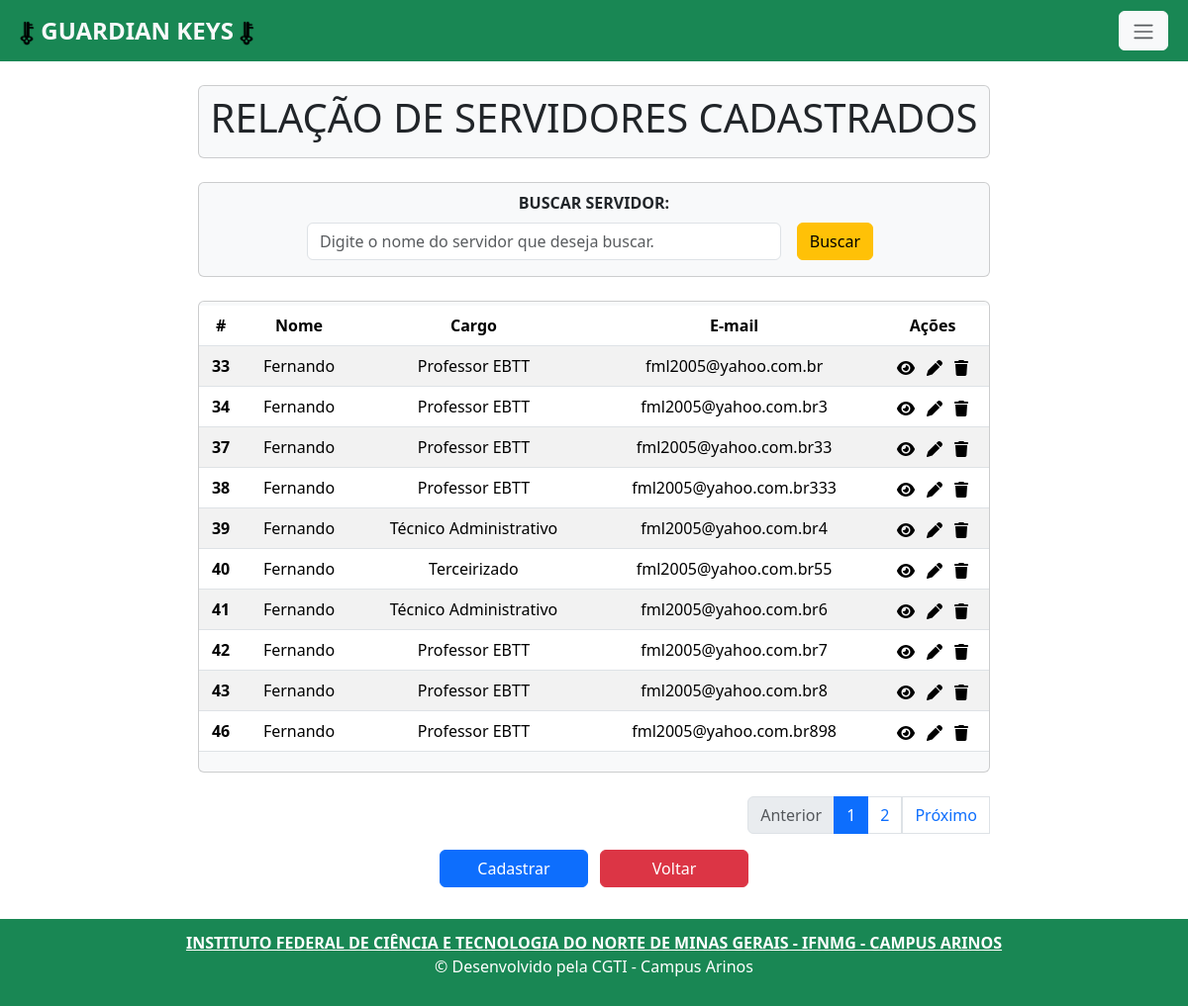
/servidor_index/, run on the app's committed database.
### app/models.py (models this page shows, shortened)
class Servidor(models.Model):
    nome = models.CharField(max_length=150)
    cargo = models.CharField(max_length=22, choices=CARGO)
    email = models.EmailField(max_length=150, unique=True)
    biometria = models.CharField(max_length=150, unique=True)

### app/views.py (the view)
# urls.py: path('servidor_index/', servidor_index, name='servidor_index'),
def servidor_index(request):
    data = {}
    search = request.GET.get('search')
    if search:
        data['db'] = Servidor.objects.filter(nome__icontains=search)
        paginators = Paginator (data['db'], 1000)
        page_num = request.GET.get('page')
        page = paginators.get_page(page_num)
    else:
        data['db'] = Servidor.objects.all()
        paginators = Paginator (data['db'], 10)
        page_num = request.GET.get('page')
        page = paginators.get_page(page_num)
    return render(request, 'servidor_index.html', {'page': page})

### app/templates/servidor_index.html (shortened to what this page needs)
{% extends 'base.html' %}
{% load static %}
{% block content%}
    <div class="col-8 m-auto pt-2 pb-2 text-center card rounded bg-light mb-4">
    <h1>RELAÇÃO DE SERVIDORES CADASTRADOS</h1>
    </div>
    <div class="col-8 m-auto pt-2 pb-2 text-center card rounded bg-light mb-4">
      <form  method="get" >
        <label for="inputBuscar" class="form-label" ></label><strong>BUSCAR SERVIDOR:</strong></label>
        <div class="d-flex justify-content-center align-items-center mt-2 mb-2">
          <input type="text" id="search" name="search" class="form-control me-3" style="width: 60%;" placeholder="Digite o nome do servidor que deseja buscar.">
          <button type="submit" class="btn btn-warning me-2">Buscar</button>
        </div>
      </form>
    </div>
    <div class="col-8 m-auto pt-1 pb-1 text-center card rounded bg-light mb-4">
      <table class="table table-striped">
          <thead class="thead-dark">
            <tr>
              <th scope="col">#</th>
              <th scope="col">Nome</th>
              <th scope="col">Cargo</th>
              <th scope="col">E-mail</th>
              <th scope="col">Ações</th>
            </tr>
          </thead>
          <tbody>
            {% for dbs in page.object_list %}
              <tr>
                <th scope="row">{{dbs.id}}</th>
                <td>{{dbs.nome}}</td>
                <td>{{dbs.cargo}}</td>
                <td>{{dbs.email}}</td>
                <td>
                  <a class="me-2" href="/servidor_view/{{dbs.id}}/"></a>
                  <a class="me-2" href="/servidor_edit/{{dbs.id}}/"></a>
                  <a onclick="return confirm('Deseja apagar este registro?');" href="/servidor_delete/{{dbs.id}}"></a>
                </td>
              </tr>
            {% endfor %}
          </tbody>
        </table>
    </div>
      <div class=" col-8  m-auto d-flex justify-content-end ">
          <div >
            <ul class="pagination">
              {% if page.has_previous %}
                <li class="page-item">
                  <a class="page-link" href="{% url 'servidor_index' %}?page={{page.previous_page_number}}">Anterior</a>
                </li>
              {% else %}
                <li class="page-item disabled">
                  <a class="page-link" href="#" tabindex="-1" aria-disabled="true">Anterior</a>
                </li>
              {% endif %}
              {% for pg in page.paginator.page_range %}
                {% if pg == 1 or pg == 2 or pg == 3 or pg == page.paginator.num_pages or page == page.paginator.num_pages|add:'-1' or page == page.paginator.num_pages|add:'-2'%}
                  {% if page.number == pg %}
                    <li class="page-item active"><a class="page-link" href="?page={{ pg }}">{{ pg }}</a></li>
                  {% else %}
                    <li class="page-item"><a class="page-link" href="?page={{ pg }}">{{ pg }}</a></li>
                  {% endif %}
                {% endif %}
              {% endfor %}
              {% if page.has_next %}
                <li class="page-item-active">
                  <a class="page-link" href="{% url 'servidor_index' %}?page={{page.next_page_number}}">Próximo</a>
                </li>
              {% else %}
                <li class="page-item disabled">
                  <a class="page-link" href="#" tabindex="-1" aria-disabled="true">Próximo</a>
                </li>
              {% endif %}
            </ul>
          </div>
        </div>
      <div class="col-8 m-auto  pb-2 text-center ">
         <a class="btn btn-primary me-2" style="width: 150px;" href="/servidor_form"> Cadastrar </a>
        <a class="btn btn-danger" style="width: 150px;" href="/"> Voltar </a>
      </div>
{% endblock %}

### data on the page
Servidor: id "33", nome "Fernando", cargo "Professor EBTT", email "fml2005@yahoo.com.br"
Servidor: id "34", nome "Fernando", cargo "Professor EBTT", email "fml2005@yahoo.com.br3"
Servidor: id "37", nome "Fernando", cargo "Professor EBTT", email "fml2005@yahoo.com.br33"
Servidor: id "38", nome "Fernando", cargo "Professor EBTT", email "fml2005@yahoo.com.br333"
Servidor: id "39", nome "Fernando", cargo "Técnico Administrativo", email "fml2005@yahoo.com.br4"
Servidor: id "40", nome "Fernando", cargo "Terceirizado", email "fml2005@yahoo.com.br55"
Servidor: id "41", nome "Fernando", cargo "Técnico Administrativo", email "fml2005@yahoo.com.br6"
Servidor: id "42", nome "Fernando", cargo "Professor EBTT", email "fml2005@yahoo.com.br7"
Servidor: id "43", nome "Fernando", cargo "Professor EBTT", email "fml2005@yahoo.com.br8"
Servidor: id "46", nome "Fernando", cargo "Professor EBTT", email "fml2005@yahoo.com.br898"

### other printed values
{{ pg }} "1"
{{ pg }} "2"
